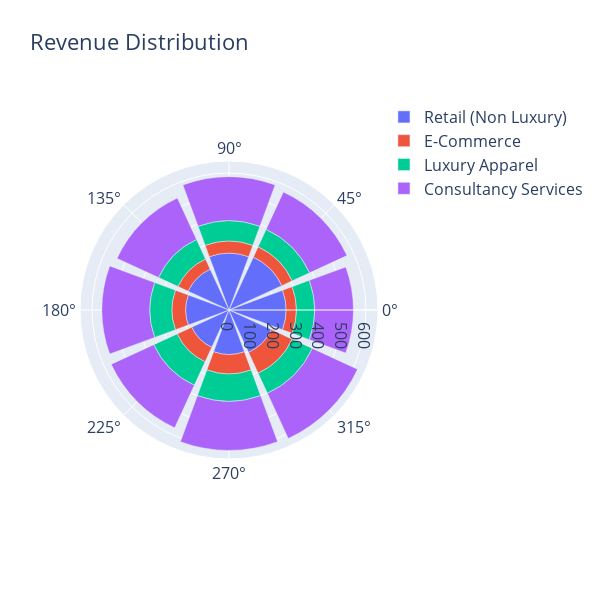

The notebook cell this image was saved under:
### Markdown cell above
<h3>Coxcombe Plots</h3>
<ul>
    <li>Interesting history: They were first used by Florence Nightingale to assess the number of soldiers who died every month and whether their death was caused by the wounds in the battlefield or diseases due to bad hygiene. The book which contained the charts was called coxcomb and the plots just inherited this name.</li>
    <li>They are modified pie charts in which each slice represents a parameter or an interval. The main difference between the two is that pie charts encode values using the angle subtended by the subsection but in coxcomb plots, each subsection subtends the same angle at the centre but the values are encoded by the fraction of area of the subsection covered by the plotted values</li>
</ul>

### Code cell
import plotly.graph_objects as plotly

#representing the revenue from each venture of a company in the last eight months
fig = plotly.Figure()

fig.add_trace(plotly.Barpolar(
    r=[250,255,249,197,190,180,195,205],
    name='Retail (Non Luxury)'
))
fig.add_trace(plotly.Barpolar(
    r=[45,50,53,49,60,70,85,100],
    name='E-Commerce'
))
fig.add_trace(plotly.Barpolar(
    r=[80,84,89,94,97,113,120,97],
    name='Luxury Apparel'
))
fig.add_trace(plotly.Barpolar(
    r=[170,180,193,200,210,205,215,218],
    name='Consultancy Services'
))

fig.update_traces(text=['Dec 23', 'Jan 24', 'Feb 24', 'Mar 24', 'Apr 24', 'May 24', 'Jun 24', 'Jul 24'])
fig.update_layout(
    title='Revenue Distribution',
    width=600,
    height=600,
    font_size=16,
    legend_font_size=16,
)
fig.show()

### Figure 1 — Plotly figure (JSON) as saved in the notebook; plotly's stock layout.template omitted (floating-point values rounded to 4 significant figures)
{"data": [{"name": "Retail (Non Luxury)", "r": [250, 255, 249, 197, 190, 180, 195, 205], "text": ["Dec 23", "Jan 24", "Feb 24", "Mar 24", "Apr 24", "May 24", "Jun 24", "Jul 24"], "type": "barpolar"}, {"name": "E-Commerce", "r": [45, 50, 53, 49, 60, 70, 85, 100], "text": ["Dec 23", "Jan 24", "Feb 24", "Mar 24", "Apr 24", "May 24", "Jun 24", "Jul 24"], "type": "barpolar"}, {"name": "Luxury Apparel", "r": [80, 84, 89, 94, 97, 113, 120, 97], "text": ["Dec 23", "Jan 24", "Feb 24", "Mar 24", "Apr 24", "May 24", "Jun 24", "Jul 24"], "type": "barpolar"}, {"name": "Consultancy Services", "r": [170, 180, 193, 200, 210, 205, 215, 218], "text": ["Dec 23", "Jan 24", "Feb 24", "Mar 24", "Apr 24", "May 24", "Jun 24", "Jul 24"], "type": "barpolar"}], "layout": {"font": {"size": 16}, "height": 600, "legend": {"font": {"size": 16}}, "title": {"text": "Revenue Distribution"}, "width": 600}}
